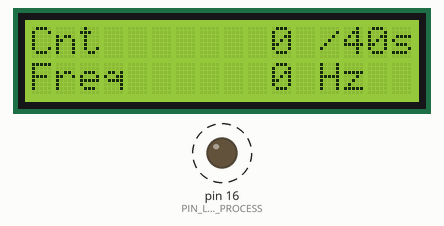
Bench run of a sketch on a simulated Arduino Uno, built with avr-gcc and run on an emulated ATmega328P. On the bench: 16×2 character LCD, output pins drawn as LEDs (lit = HIGH). Dashed ring = blinking. What the sketch prints to the serial monitor is not drawn.

Above: at 0.2 s.
Timing chart, 0 to 130.0 s (numbered marks = the images above):
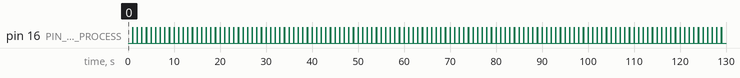

Measured:
- by itself, pin 16 (PIN_LED_PROCESS): alternates HIGH for 0.03 s and LOW for 0.97 s
- by itself, everything shown: repeats every 2.0 s, in 4 steps

The sketch:

fvm_v4_adv.ino
```cpp
//------------------------------------------------
// Project     :
// Board       : ThaiEasyElec's ESPIno
// LED_BUILTIN : Pin 16
//------------------------------------------------

#include <Wire.h>
#include <LiquidCrystal_I2C.h>

#define PIN_LED_PROCESS   16
#define PIN_PULSEIN       13
#define PIN_BUTTON_0      12

#define LCD_ADD_27        0x27
#define LCD_ADD_3F        0x3F

LiquidCrystal_I2C lcd_0(LCD_ADD_27, 16, 2);

char str_buff[200] = {0};
unsigned long t_old;
int state_ix  = 0;
volatile unsigned long p_count, p_store, p_buff_ix, p_total;
volatile unsigned long p_buff[40] = {0};
volatile int req_reset = 0;

void Interrupt_Service_PulseIn()  { p_count++; }

void Interrupt_Service_Button_0() { req_reset = 1; }

void setup() {
  pinMode(PIN_LED_PROCESS, OUTPUT);
  pinMode(PIN_PULSEIN, INPUT_PULLUP);
  pinMode(PIN_BUTTON_0, INPUT_PULLUP);

  digitalWrite(PIN_LED_PROCESS, LOW);
  digitalWrite(PIN_PULSEIN, HIGH);
  digitalWrite(PIN_BUTTON_0, HIGH);

  attachInterrupt(digitalPinToInterrupt(PIN_PULSEIN)
    , Interrupt_Service_PulseIn, FALLING);

  attachInterrupt(digitalPinToInterrupt(PIN_BUTTON_0)
    , Interrupt_Service_Button_0, FALLING);

  Serial.begin(115200);
  Serial.println("\n\nSystem start..");

  t_old     = 0;
  state_ix  = 0;
  p_store   = 0;
  p_count   = 0;

  p_buff_ix = 0;
  p_total   = 0;

  for (int bix = 0; bix < 40; bix++) {
    p_buff[bix] = 0;
  }

  req_reset = 0;
}

void loop() {
//------------------------------------------------
  p_store = p_count;
  p_count = 0;

//------------------------------------------------
  if (req_reset == 1) {
    req_reset = 0;
    if (state_ix > 1) {
      state_ix = 1;
    }
  }

//------------------------------------------------
  switch (state_ix) {
    default:
    case 0: // Clear
      lcd_0.init();
      lcd_0.backlight();
      lcd_0.setCursor(0, 0);
      lcd_0.print("                ");
      lcd_0.setCursor(0, 1);
      lcd_0.print("                ");

      p_buff_ix = 40;
      state_ix = 3;
      break;

    case 1:
      p_buff_ix = 0;
      p_total = 0;

      for (int bix = 0; bix < 40; bix++) {
        p_buff[bix] = 0;
      }

      state_ix++;
      break;

    case 2:
      if (p_buff_ix < 40) {
        p_buff[p_buff_ix] = p_store;
        p_buff_ix++;

        p_total = 0;
        for (int bix = 0; bix < 40; bix++) {
          p_total += p_buff[bix];
        }
      } else {
        state_ix++;
      }
      break;

    case 3:
      break;
  }

//------------------------------------------------
  if (state_ix > 0) {
    sprintf(str_buff, "Cnt %7lu /%2ds", p_total, p_buff_ix);
    Serial.print(str_buff); Serial.print("   ");
    lcd_0.setCursor(0, 0);
    lcd_0.print(str_buff);

    sprintf(str_buff, "Freq %6lu Hz  ", p_store);
    Serial.println(str_buff);
    lcd_0.setCursor(0, 1);
    lcd_0.print(str_buff);
  }

//------------------------------------------------
  digitalWrite(PIN_LED_PROCESS, LOW);
  while ((micros() - t_old) < 1000000);
  t_old = micros();
  digitalWrite(PIN_LED_PROCESS, HIGH);
//------------------------------------------------
}
```
